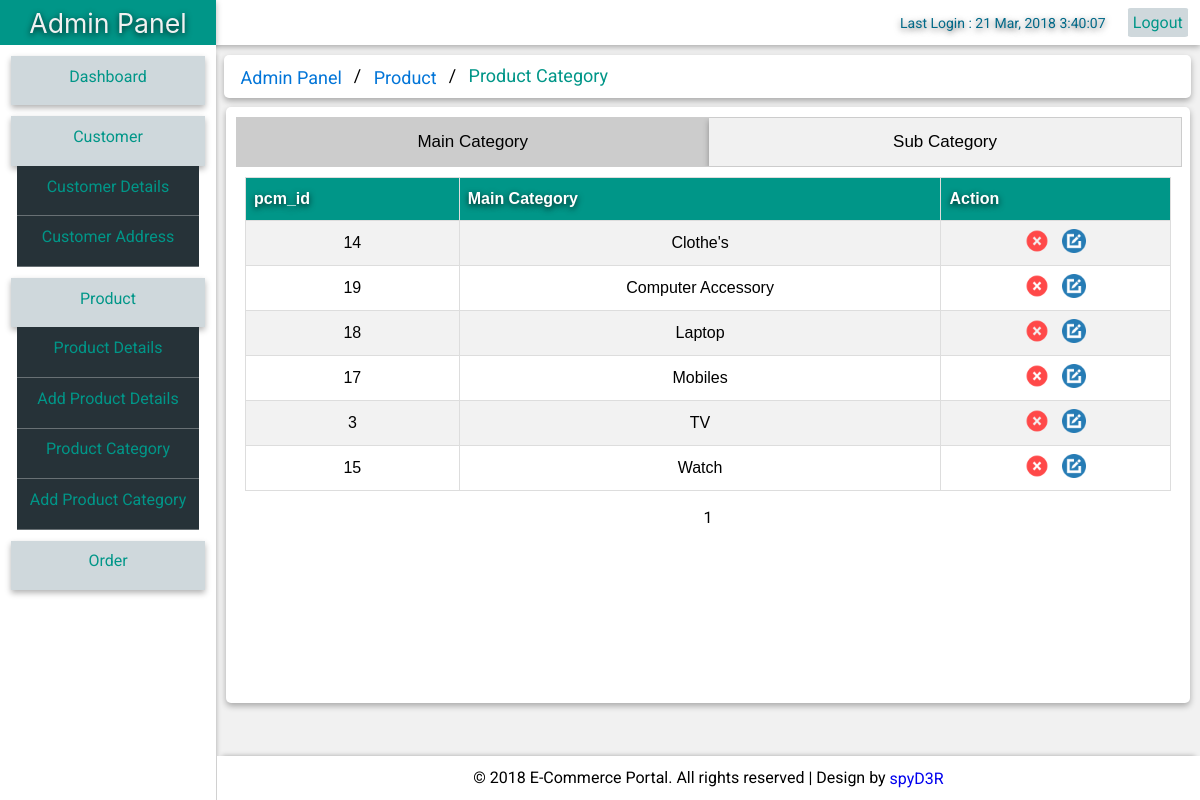
The app's page /admin/productCategory.php (signed in) with its own data.
### tables this page shows
CREATE TABLE `p_category_main` (
  `pcm_id` int(5) NOT NULL AUTO_INCREMENT,
  `pcm_name` varchar(20) DEFAULT NULL,
  PRIMARY KEY (`pcm_id`),
  UNIQUE KEY `pcm_name` (`pcm_name`)
);

### admin/productCategory.php (the view, shortened to what this page needs)
<?php
require_once("../includes/connection.php");
?>
<!DOCTYPE html>
<html lang="en">
<head>
    <link rel="stylesheet" href="../css/adminStyle.css">
</head>
<body>
    <?php
        require_once('../includes/adminHeader.php');
        require_once('../includes/adminLeft.php');
    ?>
    <div class="right-main">
        <ul class="breadcrumb">
            <li><a href="../admin/home.php">Admin Panel</a></li>
            <li><a href="#">Product</a></li>
            <li>Product Category</li>
        </ul>
        <div class="main-content">
            <div class="tab">
                <button id="m" class="tablinks active" onclick="openTab(event, 'Main')">Main Category</button>
                <button id="s" class="tablinks" onclick="openTab(event, 'Sub')">Sub Category</button>
            </div>
            <div id="Main" class="tabcontent" style="display:block;">
                <div class="tab-txt">
                    <table>
                        <tr>
                            <th>pcm_id</th>
                            <th>Main Category</th>
                            <th colspan="2">Action</th>
                        </tr>
                        <?php
                            $limit = 6;
                            if (isset($_GET["page"])) {
                                $page  = $_GET["page"];
                            } else { $page=1; };
                            $start_from = ($page-1) * $limit;
                            $sql = "SELECT pcm_id, pcm_name FROM p_category_main LIMIT $start_from, $limit";
                            $result=$conn->query($sql);
                            if($result->num_rows > 0){
                                while($row = $result->fetch_array()){
                                    echo "
                                    <tr>
                                        <td>$row[0]</td>
                                        <td>$row[1]</td>";?>
                                        <td colspan="2"><a href='../includes/adminDelProductCategoryMain.php?delete_id=<?php echo $row[0]; ?>' onclick='return confirm("Are You sure to delete !"); ' ><img class='icon' src='../img/delete.png'></a> &nbsp;
                                        <a href='#' onclick="editDetails(<?php echo $row[0]; ?>,'productCategoryMainEdit.php')"><img class='icon' src='../img/edit.png'></a></td>
                        <?php echo "</tr>
                                    ";
                                }
                            }else{
                                echo "
                                <tr>
                                    <td id='empty' colspan='4'>There's No data found !!!</td>
                                </tr>";
                            }
                        ?>
                    </table>
                    <div align="center">
                        <?php
                            $sql="SELECT COUNT(pcm_id) FROM p_category_main";
                            $result = $conn->query($sql);
                            $row = $result->fetch_array();
                            $total_records = $row[0];
                            $total_pages = ceil($total_records/$limit);
                        ?>
                        <div class="pagination">
                            <?php
                                for($i=1;$i<=$total_pages;$i++){
                                    echo "<a href='../admin/productCategory.php?page=".$i."'>".$i."</a>";
                                }
                            ?>
                        </div>
                    </div>
                </div>
            </div>
        </div>
    </div>
    <?php require_once('../includes/adminFooter.php'); ?>
</body>
</html>

### includes/adminHeader.php
<?php
$userName = $_SESSION['User'];
$sql="SELECT last_login FROM admin WHERE email = '$userName'";
$result=$conn->query($sql);
if($result->num_rows > 0){
    while($row = $result->fetch_array()){
        $loginTime = $row[0];
    }
}
?>
<div class="header">
    <span class="logo">Admin Panel</span>
    <span class="logTime">Last Login : <?php echo $loginTime; ?></span>
    <span><a href="../includes/logout.php">Logout</a></span>
</div>

### includes/adminLeft.php
<div class="left-menu">
    <div class="left-menu-items">
        <a id="dashboard" href="../admin/home.php">Dashboard</a>
    </div>
    <div class="left-menu-items">
        <a id="customer" href="#">Customer</a>
    </div>
    <div class="left-menu-items-sub">
        <a id="customer1" href="../admin/customerDetails.php">Customer Details</a>
    </div>
    <div class="left-menu-items-sub">
        <a id="customer2" href="../admin/customerAddress.php">Customer Address</a>
    </div>
    <div class="left-menu-items">
        <a id="product" href="#">Product</a>
    </div>
    <div class="left-menu-items-sub">
        <a id="product1" href="../admin/productDetails.php">Product Details</a>
    </div>
    <div class="left-menu-items-sub">
        <a id="product3" href="../admin/productDetailsAdd.php">Add Product Details</a>
    </div>
    <div class="left-menu-items-sub">
        <a id="product2" href="../admin/productCategory.php">Product Category</a>
    </div>
    <div class="left-menu-items-sub">
        <a id="product2" href="../admin/productCategoryAdd.php">Add Product Category</a>
    </div>
    <div class="left-menu-items">
        <a id="order" href="../admin/orderDetails.php">Order</a>
    </div>
</div>

### includes/adminFooter.php
<div class="footer">&copy; <?php echo date("Y"); ?> E-Commerce Portal. All rights reserved | Design by <a target="_blank" href="https://github.com/dupadhyay3">spyD3R</a></div>

### records on screen
p_category_main: pcm_id "14", pcm_name "Clothe's"
p_category_main: pcm_id "19", pcm_name "Computer Accessory"
p_category_main: pcm_id "18", pcm_name "Laptop"
p_category_main: pcm_id "17", pcm_name "Mobiles"
p_category_main: pcm_id "3", pcm_name "TV"
p_category_main: pcm_id "15", pcm_name "Watch"

### other values on screen
$loginTime "21 Mar, 2018 3:40:07"
